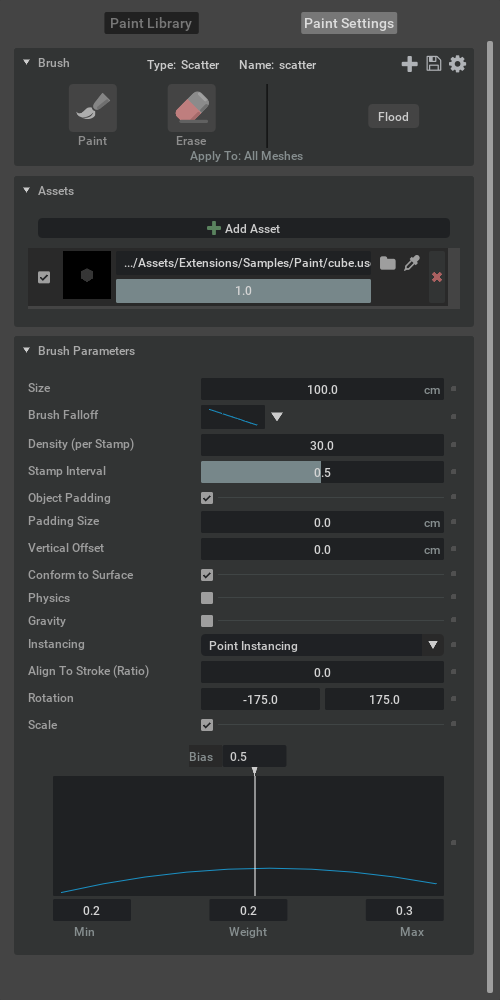
#> input picture artifacts/omni.paint.brush.scatter-107.0.1+107.3.0/test_data/golden_img/scatter.png, 500 x 1000 px
$ python thumbnail_generator.py --src ../../artifacts/omni.paint.brush.scatter-107.0.1+107.3.0/test_data/golden_img/scatter.png --out-dir out
#> lines starting #> are read from the running program, lines starting #| are printed output that depends on the picture
"""
Author: Omniscatter Toolkit Agent (GPT-5)
Date: 2025-08-09
License: Apache-2.0

Thumbnail generator utility.

Given a USD prototype or a texture, create 128x128 and 256x256 PNG thumbnails.
This script prefers simple image resampling (Pillow) as a portable fallback.
If run inside an Omniverse Kit Python with offscreen rendering available, this
script may be extended to render actual USD previews (pseudocode noted).

CLI examples:
  python tools/custom/thumbnail_generator.py --src path/to/texture.dds --out-dir extensions/omniscatter/data/prototypes/thumbnails
  python tools/custom/thumbnail_generator.py --src path/to/prototype.usd --out-dir ...
"""

from __future__ import annotations

import argparse
from pathlib import Path


def _write_simple_thumbs(image_path: Path, out_dir: Path, name: str) -> None:
#> called with name = 'scatter'
    from PIL import Image

    out_dir.mkdir(parents=True, exist_ok=True)
    img = Image.open(image_path)
#> img is the input picture: PIL image 500x1000 RGBA; mean R, G, B, A 53.9, 55.8, 56.3, 255
    img.convert("RGBA").resize((128, 128), Image.BICUBIC).save(out_dir / f"{name}_128.png")
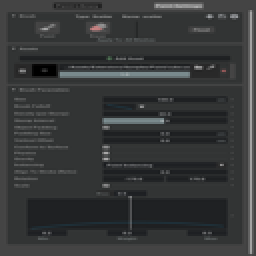
#> saved as scatter_128.png: PIL image 128x128 RGBA (shown 2 times larger); mean R, G, B, A 53.9, 55.8, 56.3, 255
    img.convert("RGBA").resize((256, 256), Image.BICUBIC).save(out_dir / f"{name}_256.png")
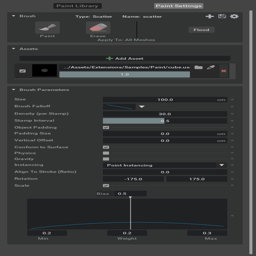
#> saved as scatter_256.png: PIL image 256x256 RGBA; mean R, G, B, A 54, 55.8, 56.3, 255


def _render_usd_preview_pseudocode(usdp: Path, out_dir: Path, name: str) -> None:
    # Pseudocode: verify and replace with actual omni.kit.viewport/renderer offscreen calls
    # References to verify:
    # - omni.kit.viewport.utility or omni.kit.viewport_legacy for offscreen rendering
    # - carb.settings to force headless GL context
    # - omni.usd.get_context().open_stage(str(usdp))
    # - viewport.capture_next_frame()
    # For now, we no-op and expect callers to provide a texture path version.
    pass


def main() -> int:
    ap = argparse.ArgumentParser(description="Generate prototype thumbnails")
    ap.add_argument("--src", type=Path, required=True)
    ap.add_argument("--out-dir", type=Path, required=True)
    args = ap.parse_args()

    src = args.src
    name = src.stem
    if src.suffix.lower() in {".png", ".jpg", ".jpeg", ".tga", ".dds"}:
        _write_simple_thumbs(src, args.out_dir, name)
    else:
        _render_usd_preview_pseudocode(src, args.out_dir, name)
    print(f"Thumbnails written for {src}")
    return 0


if __name__ == "__main__":
    raise SystemExit(main())
#> (the program exits here)
